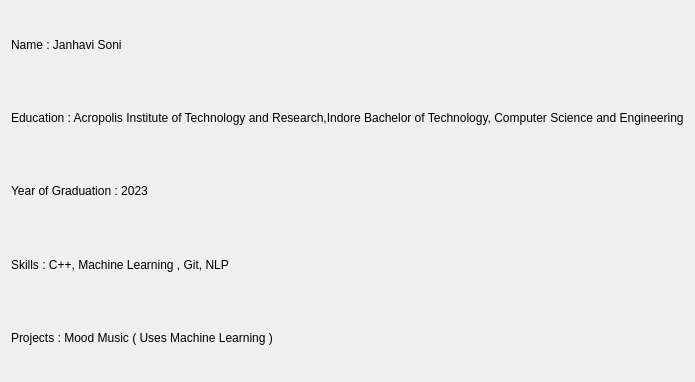
<?xml version="1.0" encoding="UTF-8"?>
<ui version="4.0">
 <class>Dialog</class>
 <widget class="QDialog" name="Dialog">
  <property name="geometry">
   <rect>
    <x>0</x>
    <y>0</y>
    <width>458</width>
    <height>382</height>
   </rect>
  </property>
  <property name="windowTitle">
   <string>Dialog</string>
  </property>
  <layout class="QVBoxLayout" name="verticalLayout">
   <item>
    <widget class="QLabel" name="label_2">
     <property name="text">
      <string>Name : Janhavi Soni</string>
     </property>
    </widget>
   </item>
   <item>
    <widget class="QLabel" name="label_4">
     <property name="text">
      <string>Education : Acropolis Institute of Technology and Research,Indore Bachelor of Technology, Computer Science and Engineering</string>
     </property>
    </widget>
   </item>
   <item>
    <widget class="QLabel" name="label">
     <property name="text">
      <string>Year of Graduation : 2023</string>
     </property>
    </widget>
   </item>
   <item>
    <widget class="QLabel" name="label_5">
     <property name="text">
      <string>Skills : C++, Machine Learning , Git, NLP</string>
     </property>
    </widget>
   </item>
   <item>
    <widget class="QLabel" name="label_3">
     <property name="text">
      <string>Projects : Mood Music ( Uses Machine Learning )</string>
     </property>
    </widget>
   </item>
  </layout>
 </widget>
 <resources/>
 <connections/>
</ui>
